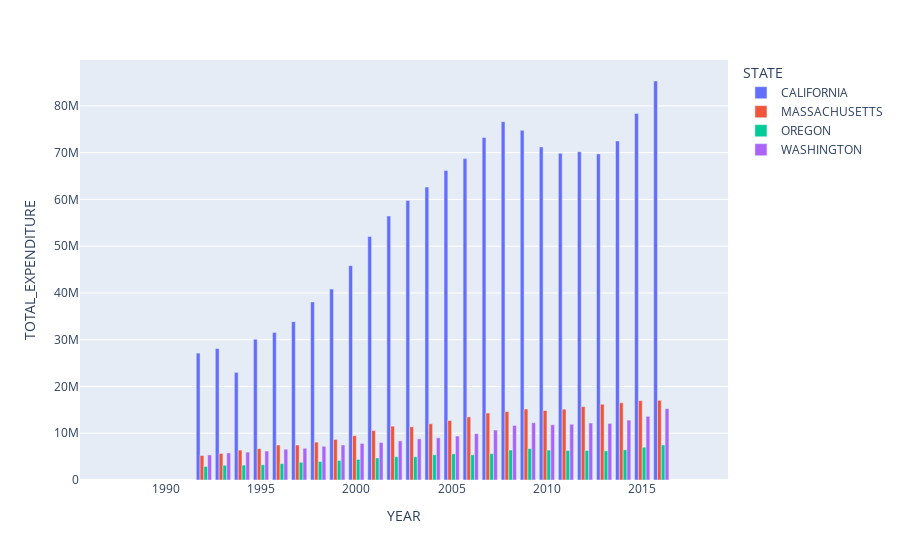

Notebook code cell kept with this figure:
### Code cell
px.bar(
    df_education
    .query("STATE in ['CALIFORNIA', 'MASSACHUSETTS', 'OREGON', 'WASHINGTON']"),
    x = "YEAR",
    y = "TOTAL_EXPENDITURE",
    color = "STATE",
    barmode = 'group'    
)

### Figure 1 — Plotly figure (JSON) as saved in the notebook; plotly's stock layout.template omitted (floating-point values rounded to 4 significant figures)
{"data": [{"alignmentgroup": "True", "hovertemplate": "STATE=CALIFORNIA<br>YEAR=%{x}<br>TOTAL_EXPENDITURE=%{y}<extra></extra>", "legendgroup": "CALIFORNIA", "marker": {"color": "#636efa", "pattern": {"shape": ""}}, "name": "CALIFORNIA", "offsetgroup": "CALIFORNIA", "orientation": "v", "showlegend": true, "textposition": "auto", "type": "bar", "x": [1992, 1993, 1994, 1995, 1996, 1997, 1998, 1999, 2000, 2001, 2002, 2003, 2004, 2005, 2006, 2007, 2008, 2009, 2010, 2011, 2012, 2013, 2014, 2015, 2016, 1986, 1987, 1988, 1989, 1990, 1991, 2017, 2019], "xaxis": "x", "y": [27140000.0, 28110000.0, 23010000.0, 30100000.0, 31560000.0, 33860000.0, 38090000.0, 40830000.0, 45830000.0, 52080000.0, 56460000.0, 59750000.0, 62650000.0, 66200000.0, 68720000.0, 73230000.0, 76620000.0, 74770000.0, 71230000.0, 69850000.0, 70190000.0, 69730000.0, 72510000.0, 78370000.0, 85320000.0, NaN, NaN, NaN, NaN, NaN, NaN, NaN, NaN], "yaxis": "y"}, {"alignmentgroup": "True", "hovertemplate": "STATE=MASSACHUSETTS<br>YEAR=%{x}<br>TOTAL_EXPENDITURE=%{y}<extra></extra>", "legendgroup": "MASSACHUSETTS", "marker": {"color": "#EF553B", "pattern": {"shape": ""}}, "name": "MASSACHUSETTS", "offsetgroup": "MASSACHUSETTS", "orientation": "v", "showlegend": true, "textposition": "auto", "type": "bar", "x": [1992, 1993, 1994, 1995, 1996, 1997, 1998, 1999, 2000, 2001, 2002, 2003, 2004, 2005, 2006, 2007, 2008, 2009, 2010, 2011, 2012, 2013, 2014, 2015, 2016, 1986, 1987, 1988, 1989, 1990, 1991, 2017, 2019], "xaxis": "x", "y": [5246000.0, 5679000.0, 6391000.0, 6706000.0, 7480000.0, 7479000.0, 8099000.0, 8673000.0, 9466000.0, 10570000.0, 11510000.0, 11380000.0, 12030000.0, 12730000.0, 13500000.0, 14320000.0, 14630000.0, 15170000.0, 14860000.0, 15150000.0, 15700000.0, 16200000.0, 16520000.0, 16970000.0, 17040000.0, NaN, NaN, NaN, NaN, NaN, NaN, NaN, NaN], "yaxis": "y"}, {"alignmentgroup": "True", "hovertemplate": "STATE=OREGON<br>YEAR=%{x}<br>TOTAL_EXPENDITURE=%{y}<extra></extra>", "legendgroup": "OREGON", "marker": {"color": "#00cc96", "pattern": {"shape": ""}}, "name": "OREGON", "offsetgroup": "OREGON", "orientation": "v", "showlegend": true, "textposition": "auto", "type": "bar", "x": [1992, 1993, 1994, 1995, 1996, 1997, 1998, 1999, 2000, 2001, 2002, 2003, 2004, 2005, 2006, 2007, 2008, 2009, 2010, 2011, 2012, 2013, 2014, 2015, 2016, 1986, 1987, 1988, 1989, 1990, 1991, 2017, 2019], "xaxis": "x", "y": [2898000.0, 3149000.0, 3192000.0, 3256000.0, 3510000.0, 3793000.0, 3940000.0, 4172000.0, 4398000.0, 4716000.0, 4980000.0, 4979000.0, 5394000.0, 5598000.0, 5386000.0, 5635000.0, 6408000.0, 6715000.0, 6398000.0, 6318000.0, 6314000.0, 6228000.0, 6454000.0, 7012000.0, 7502000.0, NaN, NaN, NaN, NaN, NaN, NaN, NaN, NaN], "yaxis": "y"}, {"alignmentgroup": "True", "hovertemplate": "STATE=WASHINGTON<br>YEAR=%{x}<br>TOTAL_EXPENDITURE=%{y}<extra></extra>", "legendgroup": "WASHINGTON", "marker": {"color": "#ab63fa", "pattern": {"shape": ""}}, "name": "WASHINGTON", "offsetgroup": "WASHINGTON", "orientation": "v", "showlegend": true, "textposition": "auto", "type": "bar", "x": [1992, 1993, 1994, 1995, 1996, 1997, 1998, 1999, 2000, 2001, 2002, 2003, 2004, 2005, 2006, 2007, 2008, 2009, 2010, 2011, 2012, 2013, 2014, 2015, 2016, 1986, 1987, 1988, 1989, 1990, 1991, 2017, 2019], "xaxis": "x", "y": [5361000.0, 5791000.0, 5969000.0, 6201000.0, 6578000.0, 6792000.0, 7212000.0, 7489000.0, 7812000.0, 8026000.0, 8363000.0, 8802000.0, 9010000.0, 9400000.0, 9916000.0, 10680000.0, 11680000.0, 12240000.0, 11820000.0, 11930000.0, 12190000.0, 12100000.0, 12810000.0, 13630000.0, 15250000.0, NaN, NaN, NaN, NaN, NaN, NaN, NaN, NaN], "yaxis": "y"}], "layout": {"barmode": "group", "legend": {"title": {"text": "STATE"}, "tracegroupgap": 0}, "margin": {"t": 60}, "xaxis": {"anchor": "y", "domain": [0, 1], "title": {"text": "YEAR"}}, "yaxis": {"anchor": "x", "domain": [0, 1], "title": {"text": "TOTAL_EXPENDITURE"}}}}
